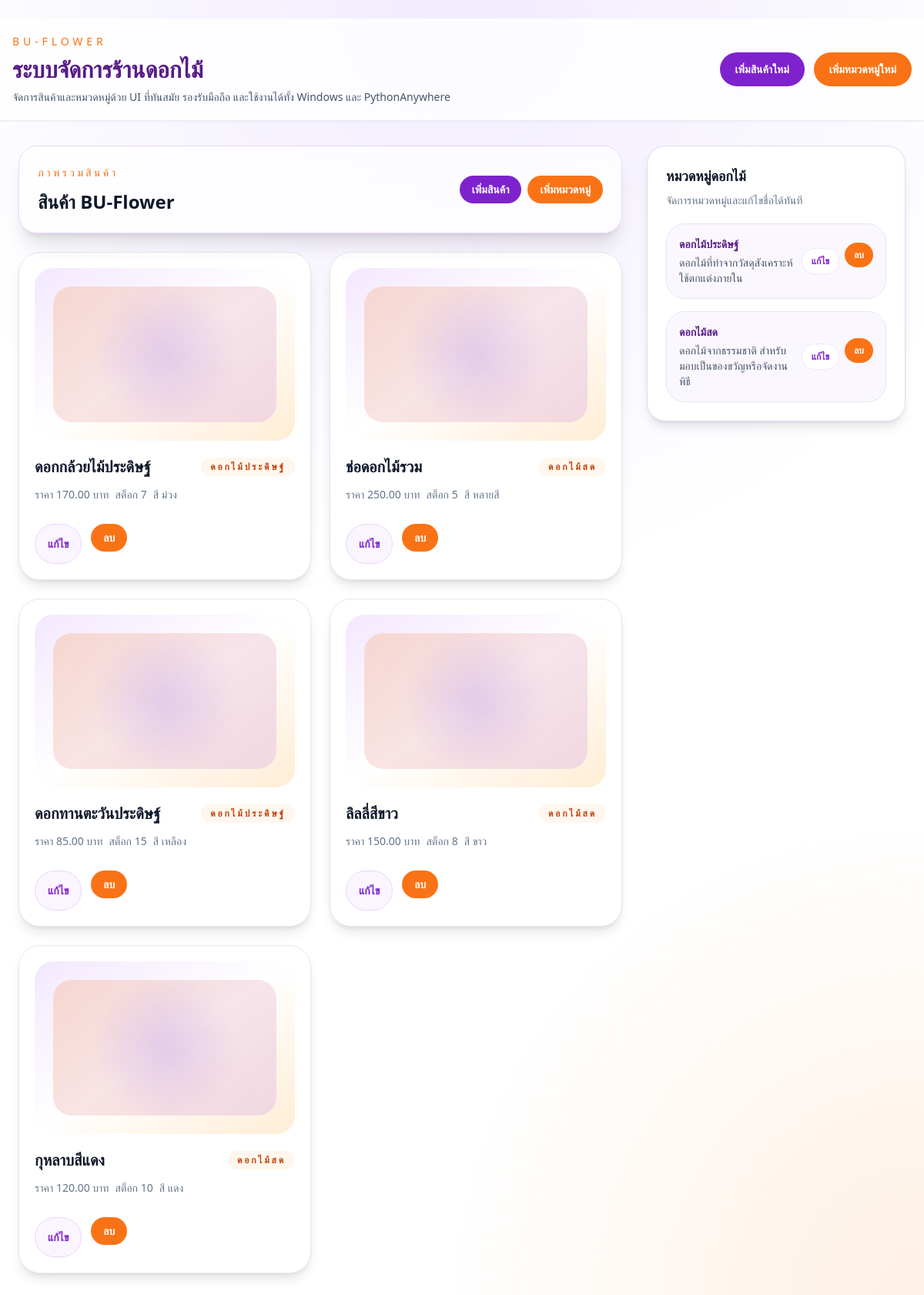
The page / on the database its author committed.
### tables this page shows
CREATE TABLE Flowers (
    id INTEGER PRIMARY KEY AUTOINCREMENT,
    name TEXT NOT NULL,
    price REAL NOT NULL,
    stock INTEGER NOT NULL,
    color TEXT,
    category_id INTEGER NOT NULL,
    FOREIGN KEY(category_id) REFERENCES Categories(id)
);

CREATE TABLE Categories (
    id INTEGER PRIMARY KEY AUTOINCREMENT,
    name TEXT NOT NULL,
    description TEXT
);

### app.py (the view)
@app.route('/')
def index():
    db = get_db()
    categories = db.execute('SELECT * FROM Categories ORDER BY name').fetchall()
    flowers = db.execute(
        'SELECT f.*, c.name AS category_name FROM Flowers f JOIN Categories c ON c.id = f.category_id ORDER BY f.id DESC'
    ).fetchall()
    return render_template('index.html', page='home', categories=categories, flowers=flowers)

### app.py (called while the page is built)
def get_db_path():
    root_dir = os.path.dirname(os.path.abspath(__file__))
    return os.path.join(root_dir, 'flowers_store.db')

def get_db():
    if not hasattr(g, 'db'):
        g.db = sqlite3.connect(get_db_path())
        g.db.row_factory = sqlite3.Row
        g.db.execute('PRAGMA foreign_keys = ON')
    return g.db

### templates/index.html (shortened to what this page needs)
﻿<!DOCTYPE html>
<html lang="th">
<head>
    <script src="https://cdn.tailwindcss.com"></script>
</head>
<body class="min-h-screen text-slate-900">
    <header class="sticky top-0 z-20 border-b border-slate-200/70 bg-white/80 shadow-sm">
        <div class="mx-auto flex max-w-7xl flex-col gap-3 px-4 py-5 sm:flex-row sm:items-center sm:justify-between">
            <div>
                <p class="text-sm uppercase tracking-[0.35em] text-orange-500">BU-Flower</p>
                <h1 class="mt-2 text-3xl font-semibold text-purple-900">ระบบจัดการร้านดอกไม้</h1>
                <p class="mt-2 max-w-2xl text-sm text-slate-600">จัดการสินค้าและหมวดหมู่ด้วย UI ที่ทันสมัย รองรับมือถือ และใช้งานได้ทั้ง Windows และ PythonAnywhere</p>
            </div>
            <div class="flex flex-wrap gap-3">
                <a href="{{ url_for('flower_new') }}" class="rounded-full bg-purple-700 px-5 py-3 text-sm font-semibold text-white transition hover:bg-purple-800">เพิ่มสินค้าใหม่</a>
                <a href="{{ url_for('category_new') }}" class="rounded-full bg-orange-500 px-5 py-3 text-sm font-semibold text-white transition hover:bg-orange-600">เพิ่มหมวดหมู่ใหม่</a>
            </div>
        </div>
    </header>
    <main class="mx-auto max-w-7xl px-4 py-8 sm:px-6">
        {% if page == 'home' %}
            <section class="grid gap-8 lg:grid-cols-[1.4fr_0.6fr]">
                <div>
                    <div class="mb-6 rounded-3xl border border-purple-200 bg-white/90 p-6 shadow-xl glass">
                        <div class="flex flex-col gap-4 sm:flex-row sm:items-center sm:justify-between">
                            <div>
                                <p class="text-sm uppercase tracking-[0.24em] text-orange-500">ภาพรวมสินค้า</p>
                                <h2 class="mt-3 text-2xl font-semibold text-slate-900">สินค้า BU-Flower</h2>
                            </div>
                            <div class="grid gap-2 sm:auto-cols-auto sm:grid-flow-col">
                                <a href="{{ url_for('flower_new') }}" class="rounded-full bg-purple-700 px-4 py-2 text-sm font-semibold text-white transition hover:bg-purple-800">เพิ่มสินค้า</a>
                                <a href="{{ url_for('category_new') }}" class="rounded-full bg-orange-500 px-4 py-2 text-sm font-semibold text-white transition hover:bg-orange-600">เพิ่มหมวดหมู่</a>
                            </div>
                        </div>
                    </div>
                    <div class="grid gap-6 sm:grid-cols-2 xl:grid-cols-3">
                        {% for flower in flowers %}
                            <article class="group overflow-hidden rounded-[28px] border border-slate-200 bg-white p-5 shadow-lg transition hover:-translate-y-1 hover:shadow-2xl">
                                <div class="mb-5 overflow-hidden rounded-3xl bg-gradient-to-br from-purple-100 via-white to-orange-100 p-6">
                                    <div class="h-44 rounded-3xl bg-[radial-gradient(circle_at_center,rgba(139,92,246,0.18),transparent_55%),linear-gradient(135deg,rgba(251,146,60,0.24),rgba(168,85,247,0.16))]"></div>
                                </div>
                                <div class="space-y-3">
                                    <div class="flex items-center justify-between gap-3">
                                        <h3 class="text-xl font-semibold text-slate-900">{{ flower['name'] }}</h3>
                                        <span class="rounded-full bg-orange-50 px-3 py-1 text-xs font-semibold uppercase tracking-[0.24em] text-orange-700">{{ flower['category_name'] }}</span>
                                    </div>
                                    <div class="flex flex-wrap gap-2 text-sm text-slate-500">
                                        <span>ราคา {{ '%.2f' | format(flower['price']) }} บาท</span>
                                        <span>สต็อก {{ flower['stock'] }}</span>
                                        <span>สี {{ flower['color'] or 'ไม่ระบุ' }}</span>
                                    </div>
                                    <div class="flex flex-wrap gap-3 pt-4">
                                        <a href="{{ url_for('flower_edit', flower_id=flower['id']) }}" class="inline-flex items-center justify-center rounded-full border border-purple-200 bg-purple-50 px-4 py-2 text-sm font-semibold text-purple-700 transition hover:bg-purple-100">แก้ไข</a>
                                        <form action="{{ url_for('flower_delete', flower_id=flower['id']) }}" method="post" class="inline">
                                            <button type="submit" class="inline-flex items-center justify-center rounded-full bg-orange-500 px-4 py-2 text-sm font-semibold text-white transition hover:bg-orange-600">ลบ</button>
                                        </form>
                                    </div>
                                </div>
                            </article>
                        {% else %}
                            <div class="rounded-3xl border border-dashed border-slate-300 bg-white p-10 text-center text-slate-500 shadow-sm">
                                ไม่มีสินค้าที่บันทึกไว้ในขณะนี้
                            </div>
                        {% endfor %}
                    </div>
                </div>
                <aside class="space-y-6">
                    <div class="rounded-3xl border border-purple-200 bg-white p-6 shadow-lg">
                        <h3 class="text-lg font-semibold text-slate-900">หมวดหมู่ดอกไม้</h3>
                        <p class="mt-2 text-sm text-slate-500">จัดการหมวดหมู่และแก้ไขชื่อได้ทันที</p>
                        <div class="mt-5 space-y-4">
                            {% for category in categories %}
                                <div class="rounded-3xl border border-slate-200 bg-purple-50/80 p-4">
                                    <div class="flex items-center justify-between gap-3">
                                        <div>
                                            <h4 class="text-sm font-semibold text-purple-900">{{ category['name'] }}</h4>
                                            <p class="mt-1 text-sm text-slate-600">{{ category['description'] or 'ไม่มีคำอธิบาย' }}</p>
                                        </div>
                                        <div class="flex items-center gap-2">
                                            <a href="{{ url_for('category_edit', category_id=category['id']) }}" class="rounded-full bg-white px-3 py-2 text-xs font-semibold text-purple-700 shadow-sm ring-1 ring-purple-100 transition hover:bg-purple-50">แก้ไข</a>
                                            <form action="{{ url_for('category_delete', category_id=category['id']) }}" method="post">
                                                <button type="submit" class="rounded-full bg-orange-500 px-3 py-2 text-xs font-semibold text-white transition hover:bg-orange-600">ลบ</button>
                                            </form>
                                        </div>
                                    </div>
                                </div>
                            {% else %}
                                <p class="rounded-3xl border border-dashed border-slate-300 bg-white p-6 text-center text-slate-500">ยังไม่มีหมวดหมู่ กรุณาเพิ่มหมวดหมู่ก่อน</p>
                            {% endfor %}
                        </div>
                    </div>
                </aside>
            </section>
        {% endif %}
    </main>
</body>
</html>

### templates/index.html (style rules this page uses)
body { background-image: radial-gradient(circle at top, rgba(139,92,246,0.12), transparent 42%), radial-gradient(circle at bottom right, rgba(251,146,60,0.14), transparent 30%); }
.glass { backdrop-filter: blur(18px); background-color: rgba(255,255,255,0.72); }

### rows shown on the page
Flowers: name "ดอกกล้วยไม้ประดิษฐ์", category_name "ดอกไม้ประดิษฐ์", price "170.00", stock "7", color "ม่วง"
Flowers: name "ช่อดอกไม้รวม", category_name "ดอกไม้สด", price "250.00", stock "5", color "หลายสี"
Flowers: name "ดอกทานตะวันประดิษฐ์", category_name "ดอกไม้ประดิษฐ์", price "85.00", stock "15", color "เหลือง"
Flowers: name "ลิลลี่สีขาว", category_name "ดอกไม้สด", price "150.00", stock "8", color "ขาว"
Flowers: name "กุหลาบสีแดง", category_name "ดอกไม้สด", price "120.00", stock "10", color "แดง"
Categories: name "ดอกไม้ประดิษฐ์", description "ดอกไม้ที่ทำจากวัสดุสังเคราะห์ ใช้ตกแต่งภายใน"
Categories: name "ดอกไม้สด", description "ดอกไม้จากธรรมชาติ สำหรับมอบเป็นของขวัญหรือจัดงานพิธี"
